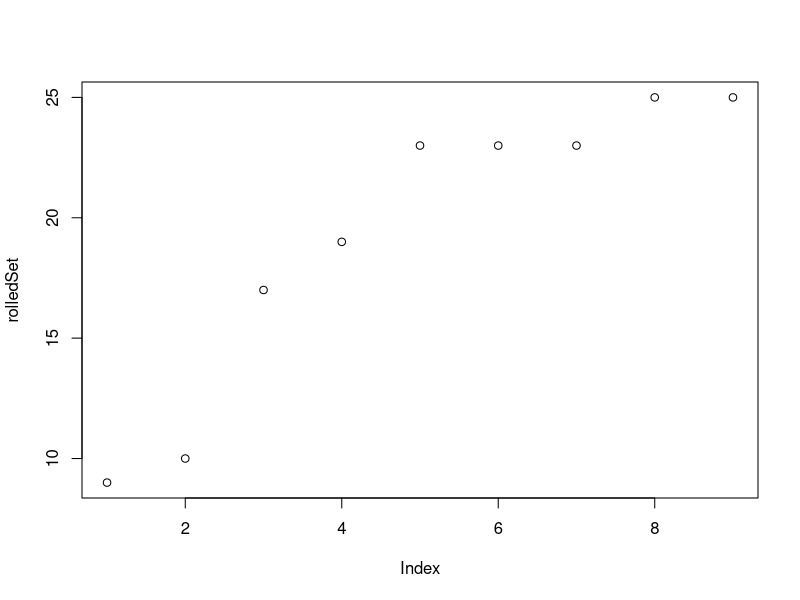
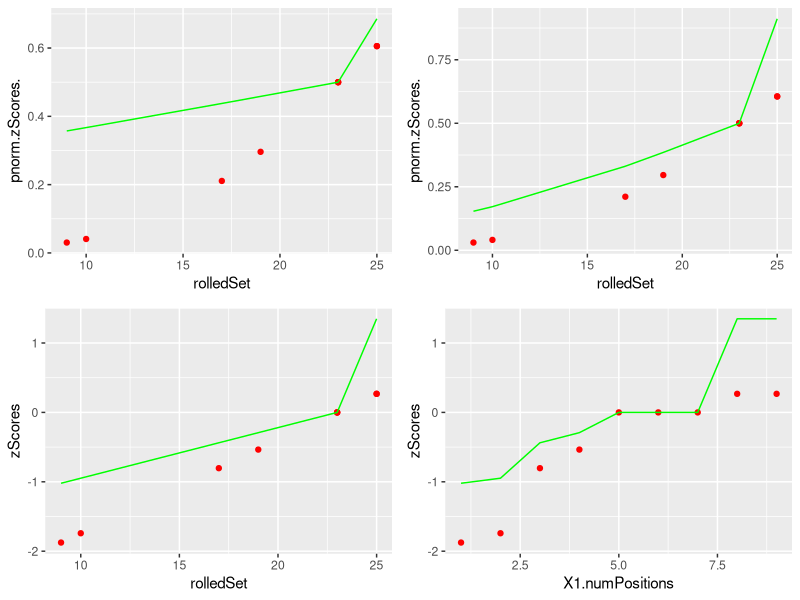

Recreate these plots in R, in order.
library(parallel)
require(ggplot2)
require(gridExtra)

numDice = sample(3:10,1)
dice = c(4,6,8,10,12,20,100)
numPositions = sample(c(3:10,20,50),1)
#numPositions=100

maxReScaledZ <- 2.25

diceSet = sample(dice,numDice,replace=TRUE)

rolledSet <- sort(unlist(mclapply(1:numPositions, function (x)
  {
  roll <- mclapply(diceSet, function(x)
    {
    rolled <- sample(1:x,1)
    return(rolled)
  })
  return(sum(unlist(roll)))
})))

plot(rolledSet)

probs <- c(0, .1, .25, .5, .75, .9, 1)
bowleysSummary <- quantile(rolledSet, probs)

m <-median(rolledSet)

bowleyDeltaMedianSqr <- (bowleysSummary-m)^2

#multiplying by % delta's = dividing by that amount if every value were deviated by median multiplied by that % equivalence (i.e. 1/count)
stratifiedMAD <- sqrt(sum(diff(probs, lag = 1, differences = 1) * c(bowleyDeltaMedianSqr[1:3],bowleyDeltaMedianSqr[5:7])))

zScores <- (rolledSet-m)/stratifiedMAD

lowerSum <- abs(sum(zScores[zScores<0]))
upperSum <- sum(zScores[zScores>0])
average <- mean(c(lowerSum,upperSum))

lowerFactor <- abs(lowerSum)/average
upperFactor <- abs(upperSum)/average

lower <- which(zScores<0)
upper <- which(zScores>0)

colors <- rainbow(2)

reScaled <- zScores
reScaled[lower] <- zScores[lower]*upperFactor
reScaled[upper] <- zScores[upper]*lowerFactor

#these are same
actualQuartile <- abs(mean(reScaled[lower]))
actualQuartile

df <- data.frame(rolledSet,pnorm(zScores),pnorm(reScaled))

plot0 <- ggplot(df, aes(rolledSet)) +                  # basic graphical object
  geom_point(aes(y=pnorm.zScores.), colour="red") +  # first layer
  geom_line(aes(y=pnorm.reScaled.), colour="green")  # second layer

summary(pnorm(zScores))
summary(pnorm(reScaled))

pnorm(actualQuartile)
#median(reScaled[upper])

expectedQuartile <- abs(qnorm(.25, mean = 0, sd =1))
#Confirmed
#quantile(rnorm(100000),probs=c(.25))

reFactor2 <- expectedQuartile/actualQuartile

#limit <- mean(c(abs(min(reScaled)),max(reScaled)))
#reFactor2 <- maxReScaledZ/limit

reScaled[lower] <- reScaled[lower]*reFactor2
reScaled[upper] <- reScaled[upper]*reFactor2

mean(zScores)
mean(reScaled)

df <- data.frame(rolledSet,pnorm(zScores),pnorm(reScaled))

plot1 <- ggplot(df, aes(rolledSet)) +                  # basic graphical object
  geom_point(aes(y=pnorm.zScores.), colour="red") +  # first layer
  geom_line(aes(y=pnorm.reScaled.), colour="green")  # second layer

df <- data.frame(rolledSet,zScores,reScaled)

plot2 <- ggplot(df, aes(rolledSet)) +                  # basic graphical object
  geom_point(aes(y=zScores), colour="red") +  # first layer
  geom_line(aes(y=reScaled), colour="green")  # second layer

df <- data.frame(1:numPositions,zScores,reScaled)

plot3 <- ggplot(df, aes(X1.numPositions)) +                    # basic graphical object
  geom_point(aes(y=zScores), colour="red") +  # first layer
  geom_line(aes(y=reScaled), colour="green")  # second layer

grid.arrange(plot0, plot1, plot2, plot3, ncol=2, nrow=2)

summary(pnorm(zScores))
summary(pnorm(reScaled))

summary(zScores)
summary(reScaled)
